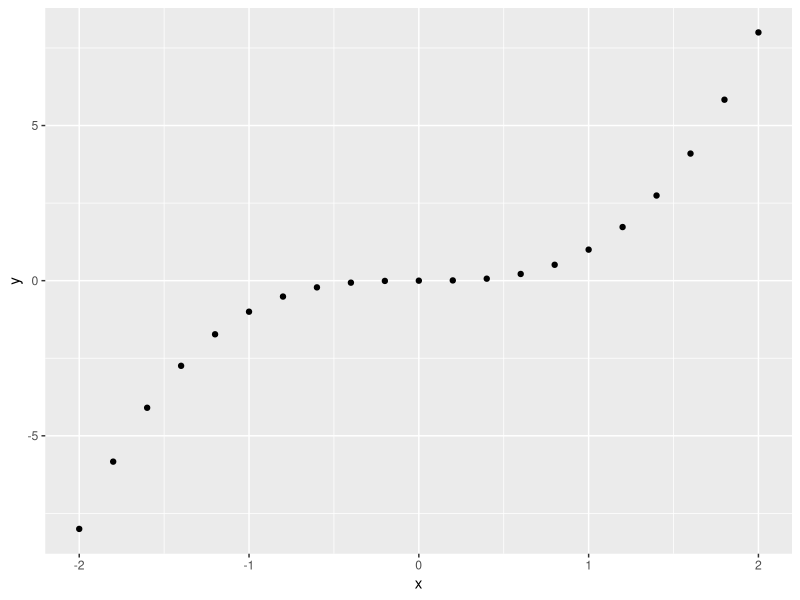

The R source for this figure: (Note: this script raises an error after producing the figure.)
library(ggplot2)
nums=1:6


roll <- function(nums) {
  dice <- sample(nums,size=2,replace = T)
  sum(dice)
}

x=seq(-2,2,0.2)
y=x^3
qplot(x,y)
x2 <- c(1, 1, 1, 1, 1, 2, 2, 2, 2, 3, 3, 4)
deck=read.csv("data/Mappe1.csv",sep = ";")
deqplot(x2, binwidth = 1)
t=runif(80,0,8)
t2=sample(1:8,size = 80,replace = T)
t3=rnorm(80,0,1)
qplot(t2)
qplot(t3)
hist(t3)


res=replicate(800,roll(1:6))
qplot(res, binwidth=1)
flush.

## [,1] [,2]
## [1,] "ace" "spades"
## [2,] "king" "spades"
## [3,] "queen" "spades"
## [4,] "jack" "spades"
## [5,] "ten" "spades"